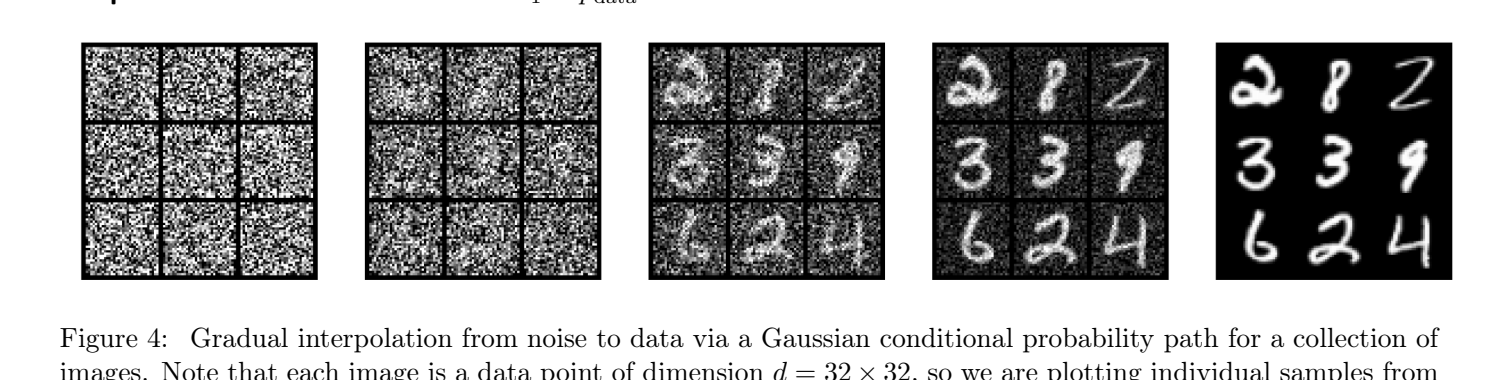
#> input picture translations/assets/fig_03_04_search.png, 1500 x 380 px, found by its file name
$ python crop_ch03_figs_precise.py
#> lines starting #> are read from the running program, lines starting #| are printed output that depends on the picture; after the words box and inside, x2 and y2 are one past the last pixel; in counts of white or black regions, pixels touching at a corner belong together
#> further down, img is the input picture: PIL image 1500x380 RGB; min 0, max 255, mean 160.5
#| fig_03_04_search.png: input size = (1500, 380)
"""精裁 ch03 的 4 张图：基于 search crop 自动检测非白像素边界，加 padding。"""
from PIL import Image
import numpy as np
import os

ASSETS = r"C:\Users\ZhangMH\Desktop\MIT6.S184\translations\assets"


def trim_white(img: Image.Image, threshold: int = 245, pad: int = 12) -> Image.Image:
    """检测非白像素 (RGB 中任一 < threshold) 的精确边界, 加 pad 像素。"""
#> called with threshold = 245, pad = 18
    arr = np.array(img.convert("RGB"))
    # 找"不是白纸"的像素: 灰度化 + 阈值
    gray = arr.min(axis=2)  # 任何通道低于阈值都算
    mask = gray < threshold
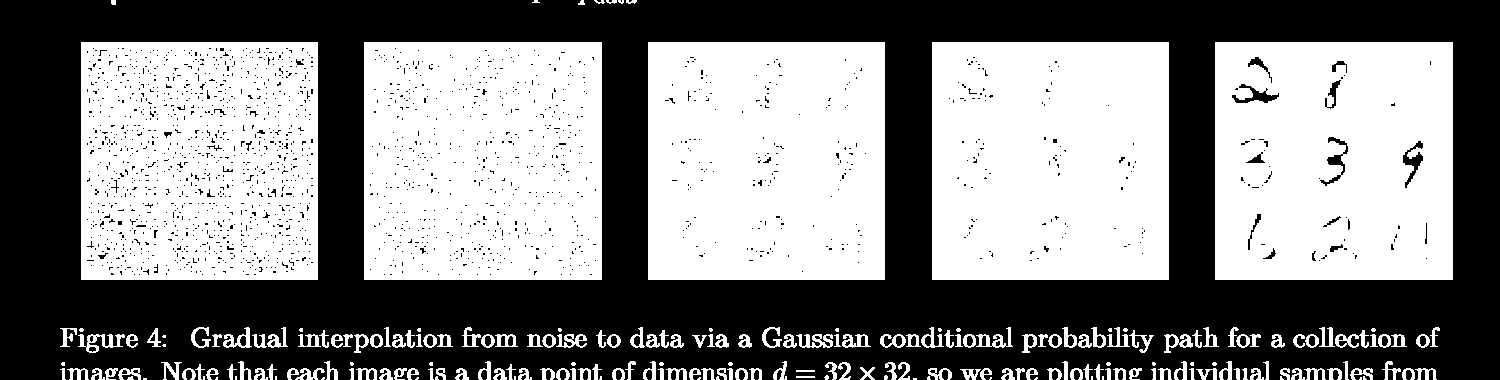
#> mask: shape (380, 1500) bool; 51.4% white; 1903 black regions (1807 under 20 px), largest, box (x1, y1, x2, y2) and area: (0, 0, 1500, 380) 266318, (1320, 137, 1348, 186) 328, (1403, 141, 1423, 188) 328
    rows = np.any(mask, axis=1)
    cols = np.any(mask, axis=0)
    if not rows.any() or not cols.any():
        raise ValueError("No non-white content found")
    y0, y1 = np.where(rows)[0][[0, -1]]
#> y0 = 0; y1 = 379
    x0, x1 = np.where(cols)[0][[0, -1]]
#> x0 = 60; x1 = 1452
    y0 = max(0, y0 - pad)
    x0 = max(0, x0 - pad)
#> x0 = 42
    y1 = min(arr.shape[0], y1 + pad)
#> y1 = 380
    x1 = min(arr.shape[1], x1 + pad)
#> x1 = 1470
    return img.crop((x0, y0, x1, y1))
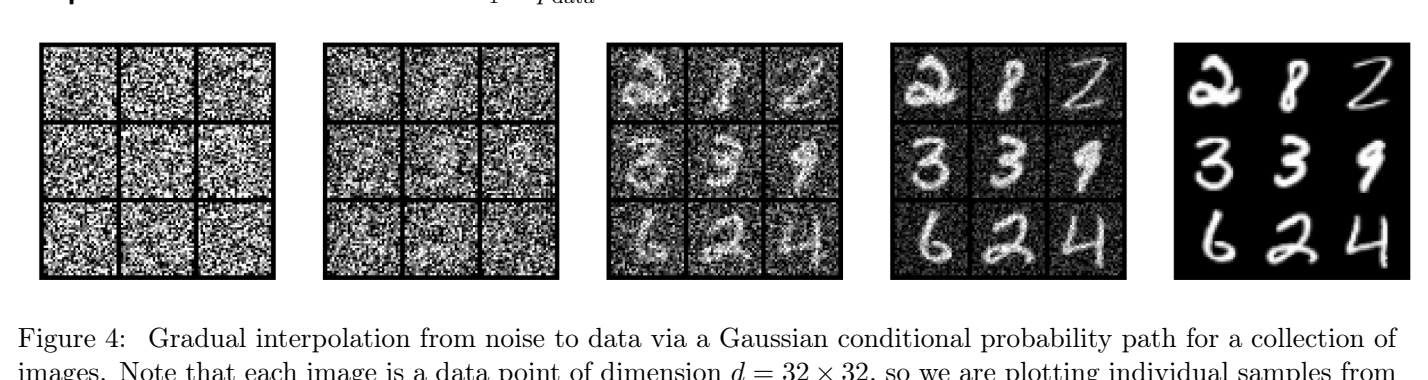
#> returned value: PIL image 1428x380 RGB; min 0, max 255, mean 155.7


# 精裁 4 张图
tasks = [
    # (search 文件, 输出文件)
    ("fig_03_04_search.png", "fig_03_04.png"),
    ("fig_03_05_search.png", "fig_03_05.png"),
    ("fig_03_06_search.png", "fig_03_06.png"),
    ("fig_03_07_search.png", "fig_03_07.png"),
]

for src, dst in tasks:
    src_path = os.path.join(ASSETS, src)
    dst_path = os.path.join(ASSETS, dst)
    img = Image.open(src_path)
    print(f"{src}: input size = {img.size}")
    trimmed = trim_white(img, threshold=245, pad=18)
    trimmed.save(dst_path, optimize=True)
    print(f"  -> {dst}: {trimmed.size}  ({os.path.getsize(dst_path) // 1024} KB)")
#|   -> fig_03_04.png: (1428, 380)  (365 KB)
#> pass 2 of the loop `for src, dst in tasks:`:
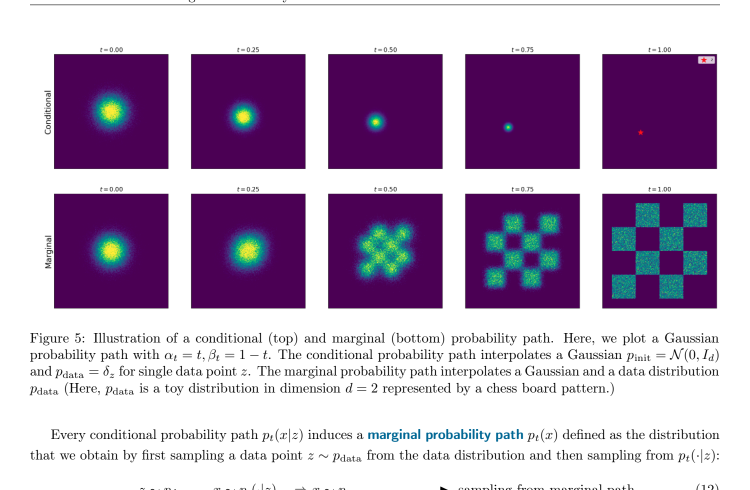
#> input picture translations/assets/fig_03_05_search.png, 1500 x 980 px, found by its file name (shown at 1/2 size)
#> img is the input picture: PIL image 1500x980 RGB; mean R, G, B 183.2, 164, 190
#| fig_03_05_search.png: input size = (1500, 980)
#> gray: shape (980, 1500)
#> in trim_white (call 2), `mask = gray < threshold`:
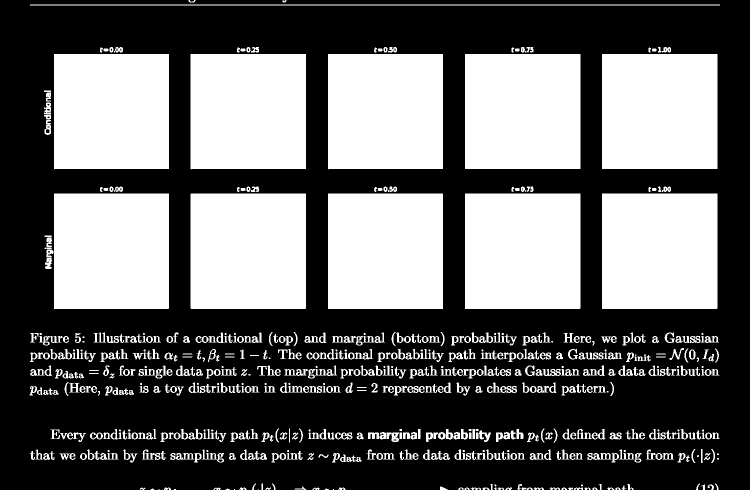
#> mask: shape (980, 1500) bool (shown at 1/2 size); 40.5% white; 611 white regions (75 under 20 px), largest, box (x1, y1, x2, y2) and area: (930, 387, 1161, 618) 53360, (1204, 387, 1435, 618) 53360, (381, 387, 612, 618) 53358
#> in trim_white (call 2), `y0, y1 = np.where(rows)[0][[0, -1]]`: y1 = 979
#> in trim_white (call 2), `x0, x1 = np.where(cols)[0][[0, -1]]`: x0 = 59; x1 = 1439
#> in trim_white (call 2), `x0 = max(0, x0 - pad)`: x0 = 41
#> in trim_white (call 2), `y1 = min(arr.shape[0], y1 + pad)`: y1 = 980
#> in trim_white (call 2), `x1 = min(arr.shape[1], x1 + pad)`: x1 = 1457
#> in trim_white (call 2), `return img.crop((x0, y0, x1, y1))`:
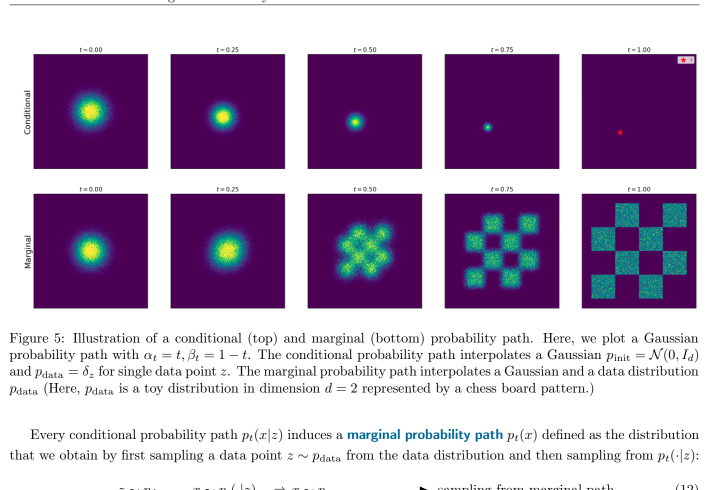
#> returned value: PIL image 1416x980 RGB (shown at 1/2 size); mean R, G, B 179, 158.6, 186.2
#|   -> fig_03_05.png: (1416, 980)  (359 KB)
#> pass 3 of the loop `for src, dst in tasks:`:
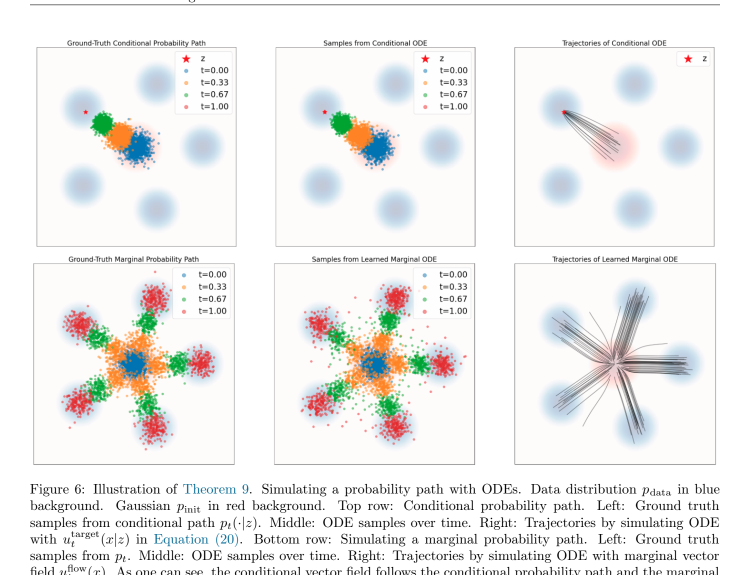
#> input picture translations/assets/fig_03_06_search.png, 1500 x 1150 px, found by its file name (shown at 1/2 size)
#> img is the input picture: PIL image 1500x1150 RGB; mean R, G, B 239.4, 238.5, 237.9
#| fig_03_06_search.png: input size = (1500, 1150)
#> gray: shape (1150, 1500)
#> in trim_white (call 3), `mask = gray < threshold`:
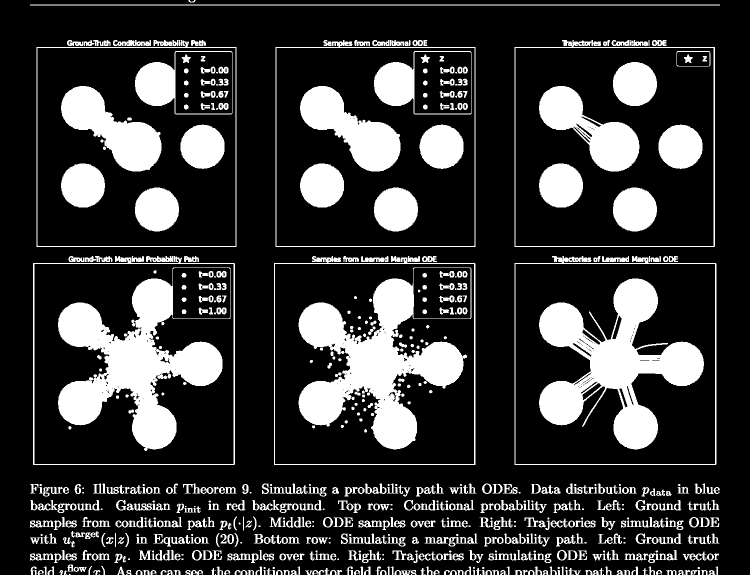
#> mask: shape (1150, 1500) bool (shown at 1/2 size); 21.2% white; 747 white regions (127 under 20 px), largest, box (x1, y1, x2, y2) and area: (116, 535, 461, 902) 48989, (597, 535, 943, 899) 48553, (1078, 557, 1408, 899) 46299
#> in trim_white (call 3), `y0, y1 = np.where(rows)[0][[0, -1]]`: y1 = 1149
#> in trim_white (call 3), `x0, x1 = np.where(cols)[0][[0, -1]]`: x0 = 60; x1 = 1439
#> in trim_white (call 3), `x0 = max(0, x0 - pad)`: x0 = 42
#> in trim_white (call 3), `y1 = min(arr.shape[0], y1 + pad)`: y1 = 1150
#> in trim_white (call 3), `x1 = min(arr.shape[1], x1 + pad)`: x1 = 1457
#> in trim_white (call 3), `return img.crop((x0, y0, x1, y1))`:
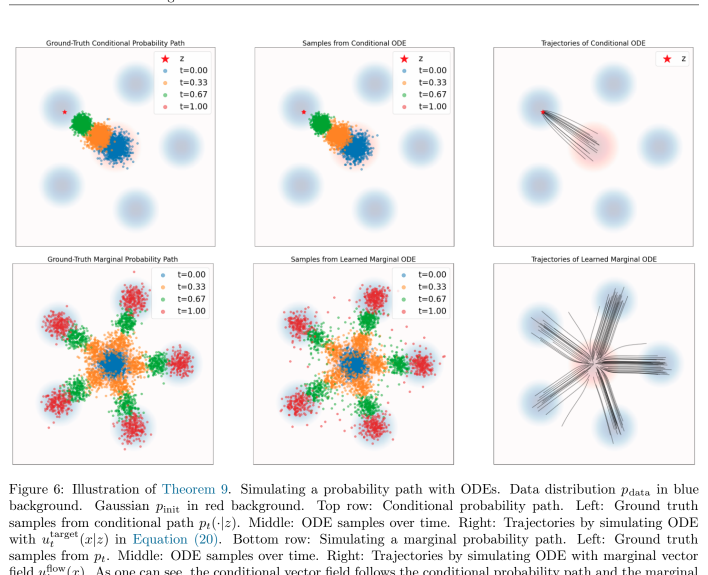
#> returned value: PIL image 1415x1150 RGB (shown at 1/2 size); mean R, G, B 238.5, 237.5, 236.9
#|   -> fig_03_06.png: (1415, 1150)  (575 KB)
#> (the run stopped early here; a loop or call above may not have finished)
